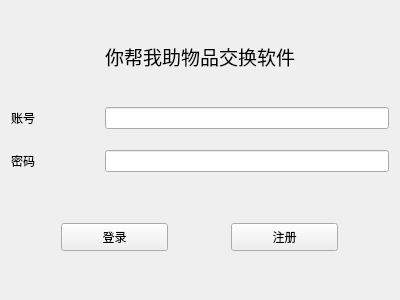
<?xml version="1.0" encoding="UTF-8"?>
<ui version="4.0">
 <class>Page_login</class>
 <widget class="QWidget" name="Page_login">
  <property name="geometry">
   <rect>
    <x>0</x>
    <y>0</y>
    <width>400</width>
    <height>300</height>
   </rect>
  </property>
  <property name="windowTitle">
   <string>登录</string>
  </property>
  <layout class="QGridLayout" name="gridLayout">
   <item row="4" column="0" colspan="3">
    <widget class="QWidget" name="widget" native="true">
     <property name="maximumSize">
      <size>
       <width>16777215</width>
       <height>80</height>
      </size>
     </property>
     <widget class="QPushButton" name="btn_register">
      <property name="geometry">
       <rect>
        <x>220</x>
        <y>30</y>
        <width>107</width>
        <height>28</height>
       </rect>
      </property>
      <property name="maximumSize">
       <size>
        <width>16777215</width>
        <height>60</height>
       </size>
      </property>
      <property name="text">
       <string>注册</string>
      </property>
     </widget>
     <widget class="QPushButton" name="btn_login">
      <property name="geometry">
       <rect>
        <x>50</x>
        <y>30</y>
        <width>107</width>
        <height>28</height>
       </rect>
      </property>
      <property name="text">
       <string>登录</string>
      </property>
     </widget>
    </widget>
   </item>
   <item row="1" column="0">
    <widget class="QLabel" name="label_2">
     <property name="text">
      <string>账号</string>
     </property>
    </widget>
   </item>
   <item row="2" column="0">
    <widget class="QLabel" name="label_3">
     <property name="text">
      <string>密码</string>
     </property>
    </widget>
   </item>
   <item row="0" column="1">
    <widget class="QLabel" name="label">
     <property name="minimumSize">
      <size>
       <width>0</width>
       <height>60</height>
      </size>
     </property>
     <property name="maximumSize">
      <size>
       <width>16777215</width>
       <height>60</height>
      </size>
     </property>
     <property name="font">
      <font>
       <family>Adobe Heiti Std</family>
       <pointsize>14</pointsize>
      </font>
     </property>
     <property name="text">
      <string>你帮我助物品交换软件</string>
     </property>
    </widget>
   </item>
   <item row="2" column="1" colspan="2">
    <widget class="QLineEdit" name="le_password"/>
   </item>
   <item row="1" column="1" colspan="2">
    <widget class="QLineEdit" name="le_count"/>
   </item>
  </layout>
 </widget>
 <resources/>
 <connections/>
</ui>
